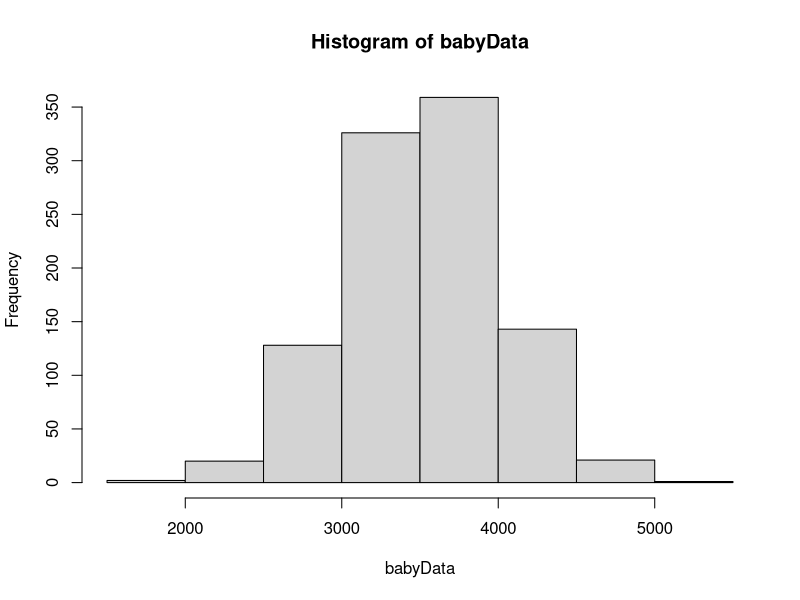
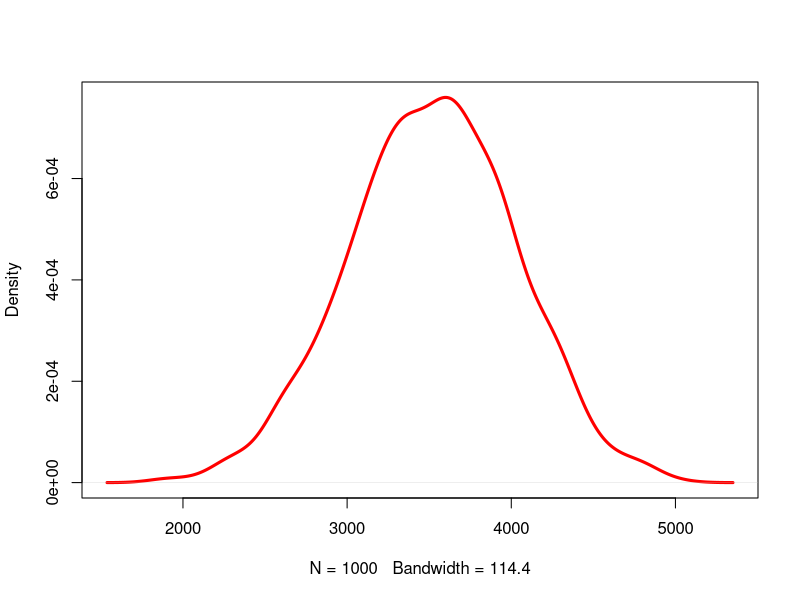
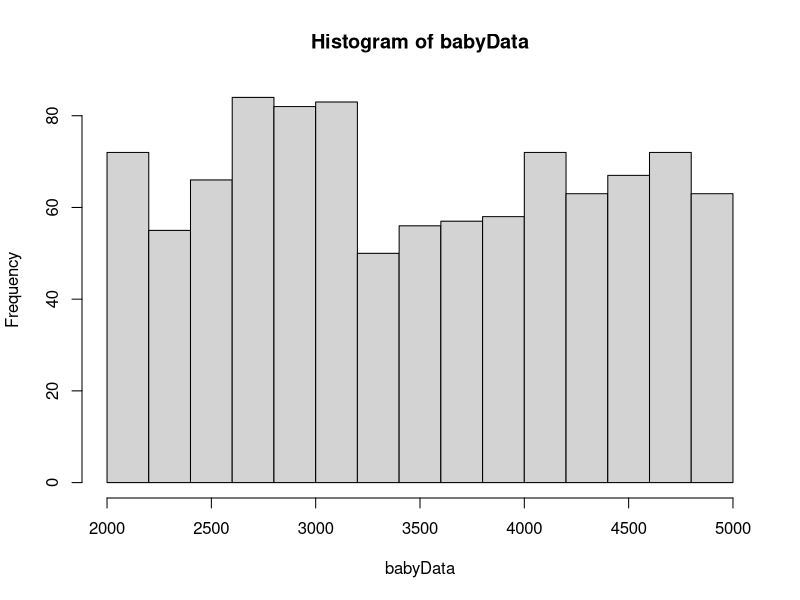

The R source for these figures, in order:
#### Code examples for handling normal distributions and solving problems related to normal distributions ####

### Generate 1,000 samples from a normal distribution with mean 3500 and standard deviation 500

pop_mean = 3500
pop_sd = 500
num_samples = 1000
babyData <- rnorm(num_samples, mean = pop_mean, sd=pop_sd)

###Confirm this is normally distributed ###
hist(babyData)

# Here is the second plot command to visualize the probability density
plot(density(babyData),lwd=3,col="red",main="")

###What is the probability a baby weighs less than 4000 grams?? ###

#Compute Z-Score

sample_mean = mean(babyData)
sample_sd = sd(babyData)

#Calculate the z-score based on the mean and standard deviation for 4,000
zscore = (4000-sample_mean)/sample_sd

# Get probability less than Z from Standard Normal Distribution
pnorm(zscore)

# OR can do this directly using the mean and sd parameters
pnorm(4000,mean=pop_mean,sd=pop_sd,lower.tail=F)

?pnorm

### What is the value of the normal density curve at 3500 in the plot?
dnorm(4000,mean=pop_mean,sd=pop_sd)

###What percent of infants weigh between 3750 and 3250 grams?
pnorm(3750,mean=pop_mean,sd=pop_sd) - pnorm(3250,mean=pop_mean,sd=pop_sd)

###What percent of infants weigh ABOVE 4000 grams
pnorm(4000,mean=pop_mean,sd=pop_sd,lower.tail=T)

###What value captures x % of the distribution? 
#What value of newborn weight makes the P(X <= x) == p

#mean captures 50% of the distribution
qnorm(0.5,mean=pop_mean,sd=pop_sd)

#Default mean = 0, and default sd = 1

#68-95-99.7 rule says that 84% of observations should be less than z-score of 1
qnorm(0.84) #output is close to 1


#What value is the 75th percentile of this distribution?
qnorm(0.75,mean=pop_mean,sd=pop_sd)

pnorm(3837.245,mean=pop_mean,sd=pop_sd)


#### Let's compute one of these answers, empirically from our data?

### What percent of newborns weigh less than 4000 grams?

###Remember the pnorm answer uses an "idealized" view of the data
pnorm(4000,mean=pop_mean,sd=pop_sd)

###How many of our babies actually weighed less than 4000 grams?
babyData < 4000

#Convert to the number <4000
sum(babyData < 4000)

#Divide by total number of babies to get %
sum(babyData<4000) / length(babyData)



###These functions require normally distributed data! They won't work with other distributions

# Uniformly distributed random variable
babyData = runif(1000,min=2000,max=5000)

# Get summary stats
hist(babyData)
m = mean(babyData)
s = sd(babyData)
print(m)
print(s)

###Assume normality and find percent of babies weighing less than 4000 grams
pnorm(4000,mean=m,sd=s)

# Compute actual numbers from the data - very different from the pnorm result!
sum(babyData<4000)/length(babyData)

# No matter how big our sample size is, 
#these values will continue to be off
